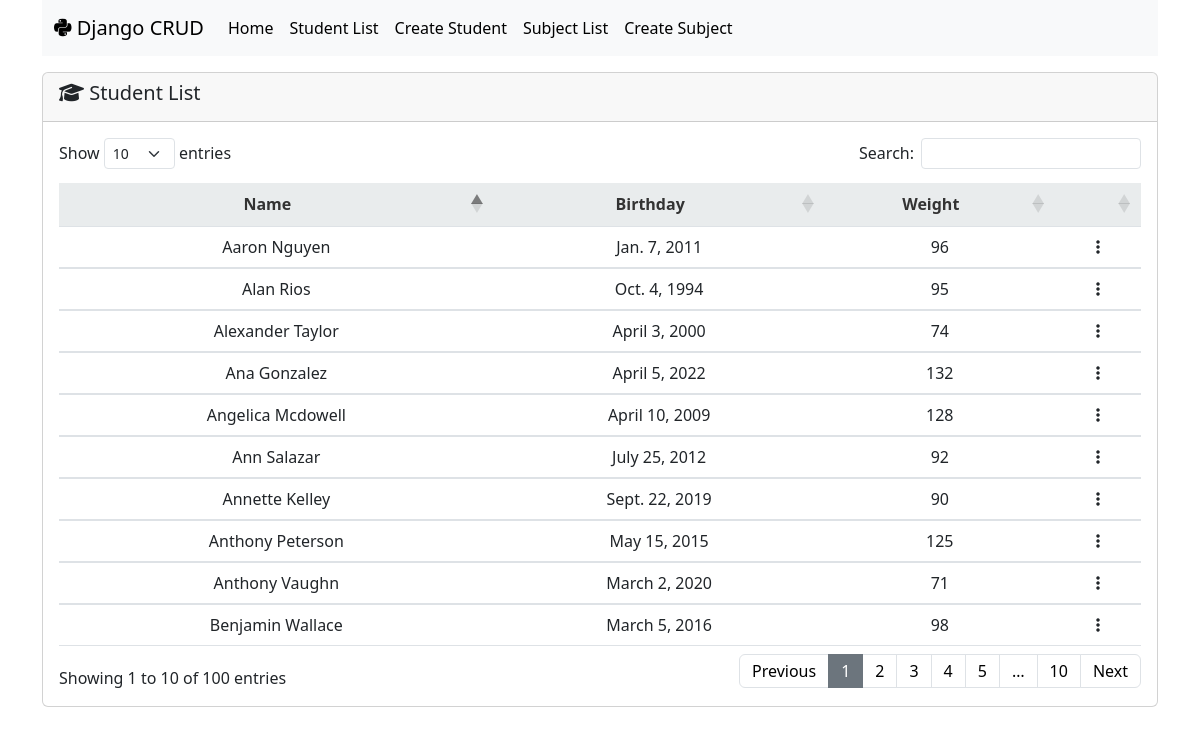
The page /first_app/student_list/ on the database as committed earlier.
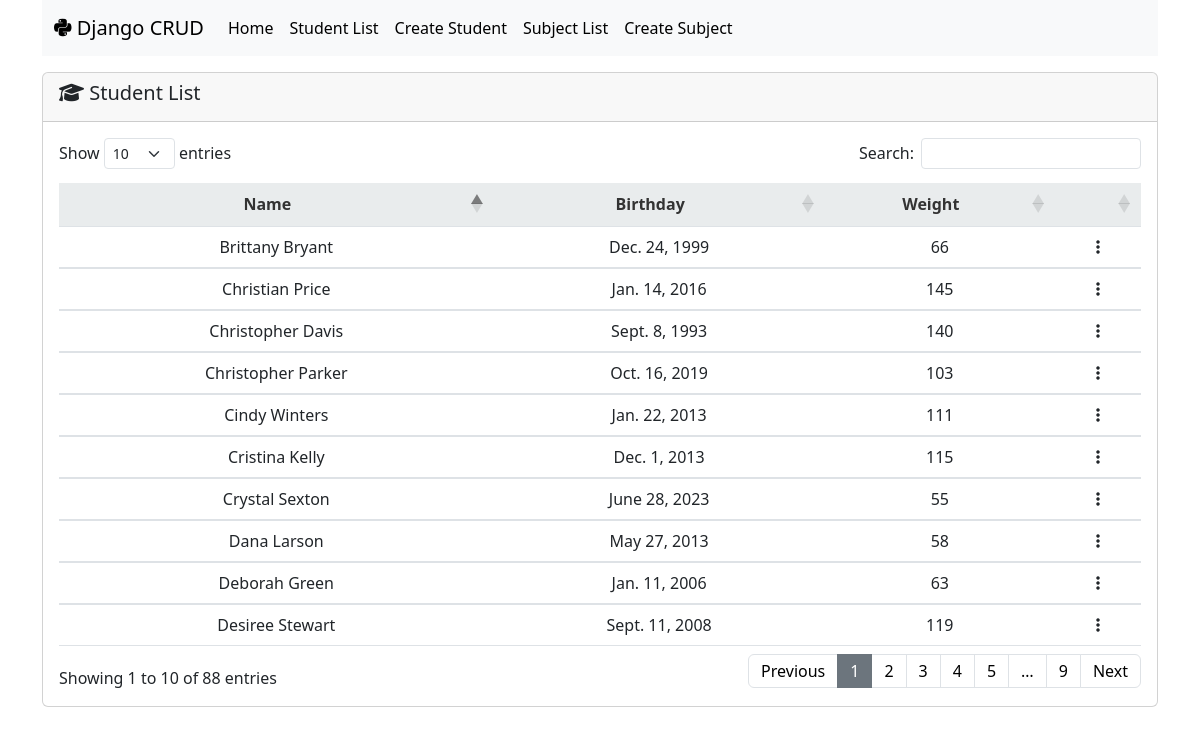
The same page on the database as committed later.
### first_app/models.py (models this page shows)
class Student(models.Model):
    name = models.CharField(max_length=265)
    birth_of_date = models.DateField(null=True, blank=True)
    weight = models.IntegerField()

### first_app/views.py (the view)
# urls.py: path('student_list/', views.StudentListView.as_view(), name='student_list'),
class StudentListView(ListView):
    model = Student
    queryset = Student.objects.order_by('name')
    context_object_name = 'students'

### first_app/templates/first_app/student_list.html (shortened to what this page needs)
{% extends 'base.html' %}
{% block content %}
<div class="card mt-3">
    <div class="card-header">
        <div class="d-flex justify-content-between align-items-center">
            <div class="card-title m-0"><h5><i class="fa-solid fa-graduation-cap"></i> Student List</h5></div>
        </div>
    </div>
    <div class="card-body">
        <table id="student-table" class="table table-hover">
          <thead>
            <tr>
                <th scope="col">Name</th>
                <th scope="col">Birthday</th>
                <th scope="col">Weight</th>
                <th scope="col"></th>
            </tr>
          </thead>
          <tbody>
            {% for student in students %}
                <tr>
                    <td>{{ student.name }}</td>
                    <td>{{ student.birth_of_date }}</td>
                    <td>{{ student.weight }}</td>
                    <td class="dropdown-cell">
                        <i class="fa-solid fa-ellipsis-vertical dropdown-toggle"></i>
                    </td>
                </tr>
            {% endfor %}
          </tbody>
        </table>
    </div>
</div>
{% endblock %}

Rows that differ between the two databases and show on the page:
removed Student: name "Aaron Nguyen", birth_of_date "Jan. 7, 2011", weight "96"
removed Student: name "Alan Rios", birth_of_date "Oct. 4, 1994", weight "95"
removed Student: name "Alexander Taylor", birth_of_date "April 3, 2000", weight "74"
removed Student: name "Ana Gonzalez", birth_of_date "April 5, 2022", weight "132"
removed Student: name "Angelica Mcdowell", birth_of_date "April 10, 2009", weight "128"
removed Student: name "Ann Salazar", birth_of_date "July 25, 2012", weight "92"
removed Student: name "Annette Kelley", birth_of_date "Sept. 22, 2019", weight "90"
removed Student: name "Anthony Peterson", birth_of_date "May 15, 2015", weight "125"
removed Student: name "Anthony Vaughn", birth_of_date "March 2, 2020", weight "71"
removed Student: name "Benjamin Wallace", birth_of_date "March 5, 2016", weight "98"
now on this page (row unchanged): Student: name "Brittany Bryant", birth_of_date "Dec. 24, 1999", weight "66"
now on this page (row unchanged): Student: name "Christian Price", birth_of_date "Jan. 14, 2016", weight "145"
now on this page (row unchanged): Student: name "Christopher Davis", birth_of_date "Sept. 8, 1993", weight "140"
now on this page (row unchanged): Student: name "Christopher Parker", birth_of_date "Oct. 16, 2019", weight "103"
now on this page (row unchanged): Student: name "Cindy Winters", birth_of_date "Jan. 22, 2013", weight "111"
now on this page (row unchanged): Student: name "Cristina Kelly", birth_of_date "Dec. 1, 2013", weight "115"
now on this page (row unchanged): Student: name "Crystal Sexton", birth_of_date "June 28, 2023", weight "55"
now on this page (row unchanged): Student: name "Dana Larson", birth_of_date "May 27, 2013", weight "58"
now on this page (row unchanged): Student: name "Deborah Green", birth_of_date "Jan. 11, 2006", weight "63"
now on this page (row unchanged): Student: name "Desiree Stewart", birth_of_date "Sept. 11, 2008", weight "119"
Other text that changed with them:
text written by a page script: "Show entries Search: Showing 1 to 10 of 100 entries Previous 1 2 3 4 5 … 10 Next" → "Show entries Search: Showing 1 to 10 of 88 entries Previous 1 2 3 4 5 … 9 Next"
